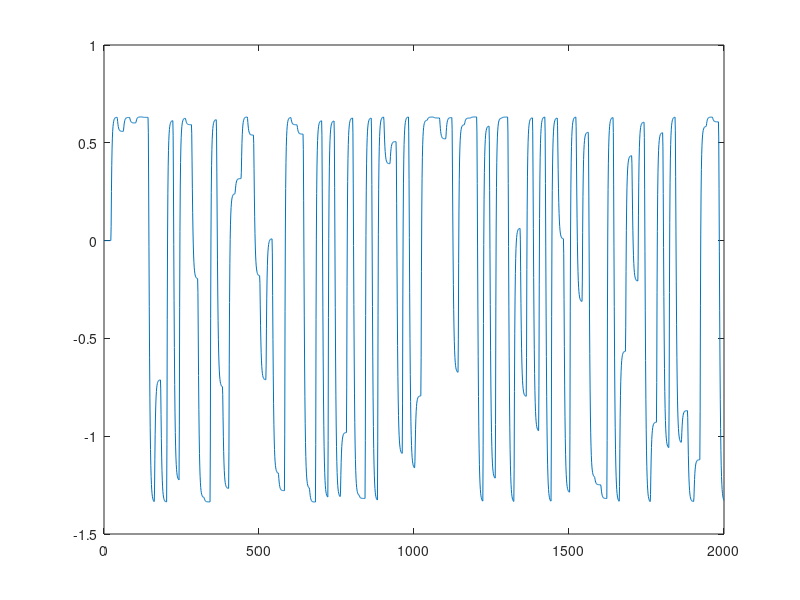

Here is the MATLAB script that generated this plot:
clear
umin = -1;
umax = 1;
x = [];
y = [];
alpha1 = -1.489028;
alpha2 = 0.535261;
beta1 = 0.012757;
beta2 = 0.010360;
sym_length = 6000;
separ = 60;
y = [];
u_train = [];
u_valid = [];
y_train = [];
y_valid = [];
u = [];
split_sep = 3;
x1(1:sym_length) =0;
x2(1:sym_length) = 0;
u(1:sym_length) = 0;
for k = 6:sym_length
    % Wyznaczenie u w chwili obecnej za w sposób pseudolosowy
    if mod(k,separ) == k && k <51
        u_curr = u(k);
    elseif mod(k,separ) == 1 && k >=51
        u_curr = rand()*2 -1;
    end
    g1 = (exp(7.5 * u(k-5))-1)/(exp(7.5*u(k-5))+1);
    x1(k) = -alpha1 * x1(k-1) + x2(k-1) + beta1 * g1;
    x2(k) = -alpha2 * x1(k-1) + beta2 *g1;
    g2 = 1.2 * (1 - exp(-1.5 * x1(k)));
    y(k) = g2;
    % Przypisanie wyznaczonego sterowania w obecnej chwili do wektora u
    u(k) = u_curr;
end
% plot(y); 
for i = 1:length(y)
    if mod(i,split_sep) == 1
        u_valid = [u_valid, u(i)];
        y_valid = [y_valid, y(i)];
    else
        u_train = [u_train, u(i)];
        y_train = [y_train, y(i)];
    end
end
plot(y_valid);
% plot(y_valid);